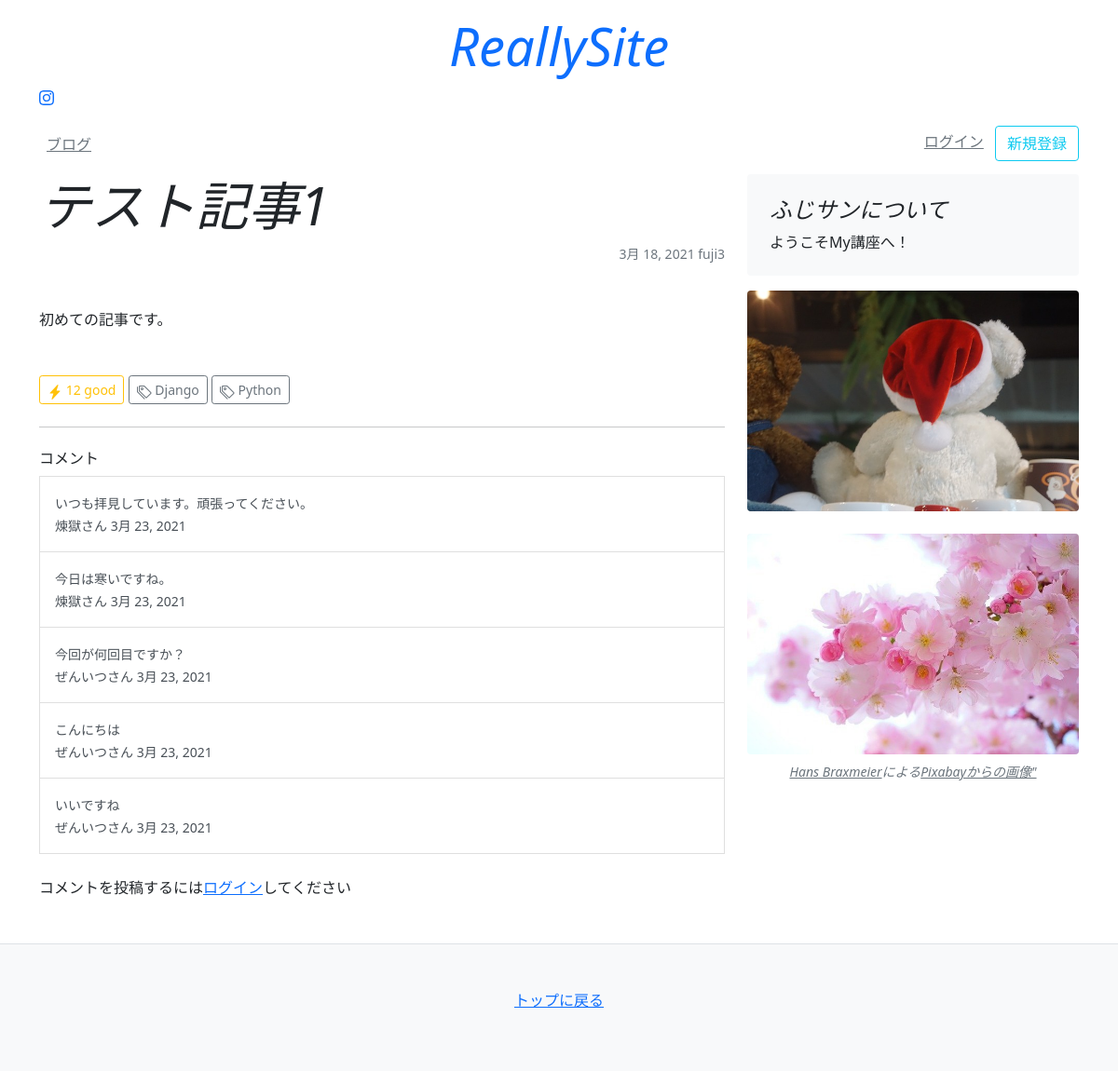
Page /blog/1/ on the committed database.
### blog/models.py (models this page shows, shortened)
class Article(models.Model):
    title = models.CharField(default="", blank=True, max_length=30)
    text = models.TextField(default="",)
    author = models.CharField(default="", max_length=30,)
    created_at = models.DateField(auto_now_add=True)
    update_at = models.DateField(auto_now=True)
    count = models.IntegerField(default=0,)
    tags = models.ManyToManyField(Tag, blank=True)

class Tag(models.Model):
    slug = models.CharField(primary_key=True, unique=True, max_length=20)
    name = models.CharField(unique=True, max_length=20)

class Comment(models.Model):
    comment = models.TextField(default="", max_length=500)
    created_at = models.DateField(auto_now_add=True)
    user = models.ForeignKey(get_user_model(), on_delete=models.CASCADE)
    article = models.ForeignKey(Article, on_delete=models.CASCADE)

### mysite/models/account_models.py (models this page shows, shortened)
class User(AbstractBaseUser):
    email = models.EmailField(
        max_length=255,
        unique=True,
    )
    is_active = models.BooleanField(default=True)
    is_admin = models.BooleanField(default=False)
    objects = UserManager()
    USERNAME_FIELD = 'email'
    REQUIRED_FIELDS = []

### mysite/models/profile_models.py (models this page shows)
class Profile(models.Model):
    user = models.OneToOneField(get_user_model(), unique=True, on_delete=models.CASCADE, primary_key=True)
    username = models.CharField(default="匿名ユーザー",max_length=30)
    zipcode = models.CharField(default="", max_length=8)
    prefecture = models.CharField(default="", max_length=6)
    city = models.CharField(default="", max_length=100)
    address = models.CharField(default="", max_length=200)
    image = models.ImageField(default="", blank=True, upload_to=upload_image_to)

### blog/views.py (the view, shortened to what this page needs)
# urls.py: path('<slug:pk>/', views.article, name="article"),
def article(request,pk):
    obj = Article.objects.get(pk=pk)
    comments = Comment.objects.filter(article=obj)
    context = {
        'article': obj,
        'comments': comments,
    }
    return render(request, 'blog/article.html', context)

### templates/blog/article.html (shortened to what this page needs)
{% extends 'mysite/base.html' %}
{% block content %}
<main class="container">
    <div class="row">
        <div class="col-md-8">
            <h3 class="fst-italic display-4">
                {{ article.title }}
            </h3>
            <p class="small text-muted text-end">{{ article.created_at}} {{article.author}}</p>
            <div class="my-5">
                {{ article.text }}
            </div>
            <div>
                {% include 'mysite/snippets/like_count.html' %}
                {% include 'mysite/snippets/tag.html' %}
            </div>
            <hr class="my-4">
            {% include 'mysite/snippets/comment.html' %}
        </div>
        {% include 'mysite/snippets/sidebar.html' %}
    </div>
</main>
{% endblock %}

### templates/mysite/snippets/like_count.html (shortened to what this page needs)
<div class="d-inline my-1">
    <button id="like_btn" type="button" class="btn btn-sm btn-outline-warning">
        <svg xmlns="http://www.w3.org/2000/svg" width="16" height="16" fill="currentColor" class="bi bi-lightning-fill" viewBox="0 0 16 16">
            <path fill-rule="evenodd" d="M11.251.068a.5.5 0 0 1 .227.58L9.677 6.5H13a.5.5 0 0 1 .364.843l-8 8.5a.5.5 0 0 1-.842-.49L6.323 9.5H3a.5.5 0 0 1-.364-.843l8-8.5a.5.5 0 0 1 .615-.09z"/>
        </svg>
        <span id="like_count">{{ article.count }}</span> good
    </button>
</div>

### templates/mysite/snippets/tag.html (shortened to what this page needs)
{% for tag in article.tags.all %}
<a href="/blog/tags/{{tag.slug}}" class="btn btn-sm btn-outline-secondary">
    {{tag.name}}
</a>
{% endfor%}

### templates/mysite/snippets/comment.html
<div>
    <h3 class="h6">コメント</h3>
    <div class="list-group">
        {% for comment in comments %}
        <a class="list-group-item list-group-item-action p-3 rounded-0">
            <p class="m-0"><small>{{ comment.comment }}</small></p>
            <p class="m-0"><small>{{ comment.user.profile.username }}さん {{ comment.created_at }}</small></p>
        </a>
        {% endfor %}
    </div>
    {% if user.is_authenticated %}
    <form method="POST" class="my-4">
        {% csrf_token %}
        <div class="mb-2">
            <label>コメント投稿</label>
            <textarea name="comment" class="rounded-0 bg-light form-control" rows="3"></textarea>
        </div>
        <div class="text-end">
            <button class="btn btn-sm btn-outline-success" type="submit">
                コメントする
            </button>
        </div>
    </form>
    {% else %}
    <p class="my-4">
        コメントを投稿するには<a href="/login/">ログイン</a>してください
    </p>
    {% endif %}
</div>

### rows in the picture
Article: title "テスト記事1", created_at "3月 18, 2021", author "fuji3", text "初めての記事です。", count "12"
Tag: name "Django"
Tag: name "Python"
Comment: comment "いつも拝見しています。頑張ってください。", user.profile.username "煉獄", created_at "3月 23, 2021"
Comment: comment "今日は寒いですね。", user.profile.username "煉獄", created_at "3月 23, 2021"
Comment: comment "今回が何回目ですか？", user.profile.username "ぜんいつ", created_at "3月 23, 2021"
Comment: comment "こんにちは", user.profile.username "ぜんいつ", created_at "3月 23, 2021"
Comment: comment "いいですね", user.profile.username "ぜんいつ", created_at "3月 23, 2021"
